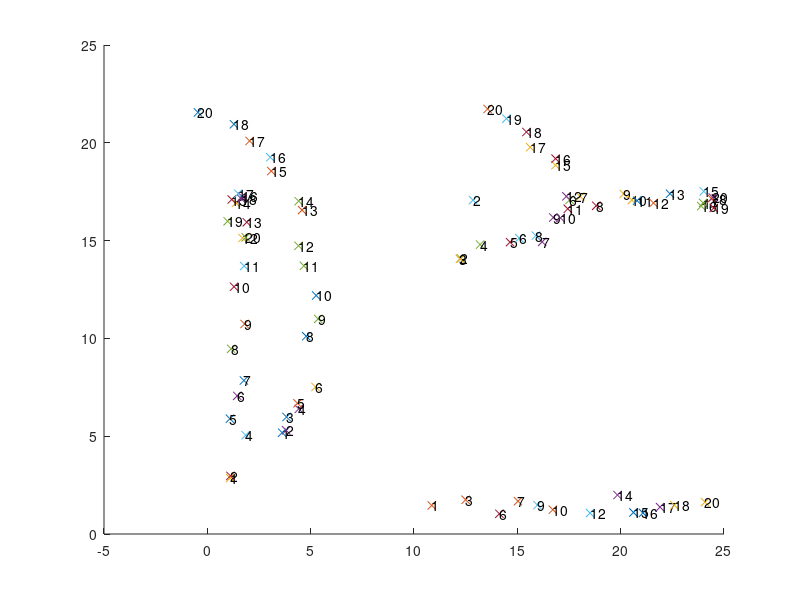

MATLAB code to generate this figure: (Note: this script raises an error after producing the figure.)
%% Test script for the Simple Tracker function
%
% This script aims at demonstrating the capabilities and the syntax of
% simpletracker.m, a MATLAB function dedicated to tracking. 
%
% *Tracking* , or particle linking, consist in re-building the trajectories
% of one or several particles as they move along time. Their position is
% reported at each frame, but their identiy is yet unknown: we do not know
% what particle in one frame corresponding to a particle in the previous
% frame. Tracking algorithms aim at providing a solution for this problem.
%
% |simpletracker.m| is - as the name says - a simple implementation of a
% tracking algorithm, that can deal with gaps. A gap happens when one
% particle that was detected in one frame is not detected in the subsequent
% one. If not dealt with, this generates a track break, or a gap, in the
% frame where the particule disappear, and a false new track in the frame
% where it re-appear.
%
% |simpletracker| first do a frame-to-frame linking step, where links are
% first created between each frame pair, using the hungarian algorithm of
% |hungarianlinker|. Then a second iteration is done through the data,
% investigating track ends. If a track beginning is found close to a track
% end in a subsequent track, a link spanning multiple frame can be created,
% bridging the gap and restoring the track.
%
% This scripts generate random points that more or less follow a given
% trajectories. They are scrambled, their position is perturbed by noise,
% and some of them are randomly erased in some frames. This is the first
% and longer part in the script
%
% In a second time, the tracker tries to rebuild the tracks. This is made
% just by calling |simpletracker| with sensible parameters.
% 
% The third part is only about displaying results. The points are drawn
% with a text label next to them indicating to which frame they belong.
% Track are drawn in color.
% 
% More information can be found in the help section of the |simpletracker|
% and of the functions it calls, namely |hungarianlinker| and
% |nearestneighborlinker|.
% 
clear all; close all; clc
%% Problem parameters

% Dimensionality of the simulated problem (2 for 2D, 3 for 3D)
n_dim = 2;

% Number of rames to track the points over
n_frames = 20;

% Aproximative number of points per frame
n_points_per_frame = 5; 

%% Create the random points
points = cell(n_frames, 1);

% Random start position
start = 20 * rand(n_points_per_frame, n_dim);

% Span initial direction
theta = linspace(0, 2* pi/4, n_points_per_frame)';
vec = [ cos(theta) sin(theta) ];

% Random direction change
theta_increase = pi / n_frames * rand(n_points_per_frame, 1);

for i_frame = 1 : n_frames 
   
    % Disperse points as if their position was increasing by 1.5 in average
    % each frame.
    frame_points = start + vec .* i_frame .* [cos(theta_increase * i_frame) sin(theta_increase * i_frame) ] + rand(n_points_per_frame, n_dim) ;
    
    % Randomize them;
    randomizer = rand(n_points_per_frame, 1);
    [ sorted, index ] = sort(randomizer);
    frame_points = frame_points(index, :);
    
    % Delete some of them, possible
    deleter = randn;
    while (deleter > 0);
        frame_points(1, :) = [];
        deleter = deleter - 1;
    end
    
    points{i_frame} = frame_points;
    
end

%% Plot the random points
% We plot a 'x' at each point location, and an index of the frame they are
% in next to the mark.

figure(1)
clf
hold on
for i_frame = 1 : n_frames
   
    str = num2str(i_frame);
    for j_point = 1 : size(points{i_frame}, 1)
        pos = points{i_frame}(j_point, :);
        plot(pos(1), pos(2), 'x')
        text('Position', pos, 'String', str)
    end
    
end

%% Track them
% Finally! A one liner. We add some information to the output, and allow
% gap closing to happen all the way through.

max_linking_distance = 4;
max_gap_closing = Inf;
debug = true;

[ tracks, adjacency_tracks ] = simpletracker(points,...
    'MaxLinkingDistance', max_linking_distance, ...
    'MaxGapClosing', max_gap_closing, ...
    'Debug', debug);

%% Plot tracks
% We want to plot eahc track in a given color. Normally we would have to
% retrieve the points coordinates in the given |points| initiall cell
% arrat, for each point in frame. To skip this, we simple use the
% adjacency_tracks, that can pick points directly in the concatenated
% points array |all_points|.

n_tracks = numel(tracks);
colors = hsv(n_tracks);

all_points = vertcat(points{:});

for i_track = 1 : n_tracks
   
    % We use the adjacency tracks to retrieve the points coordinates. It
    % saves us a loop.
    
    track = adjacency_tracks{i_track};
    track_points = all_points(track, :);
    
    plot(track_points(:,1), track_points(:, 2), 'Color', colors(i_track, :))
    
end

%% 
% Jean-Yves Tinevez <jeanyves.tinevez@gmail.com> November 2011 - May 2012
